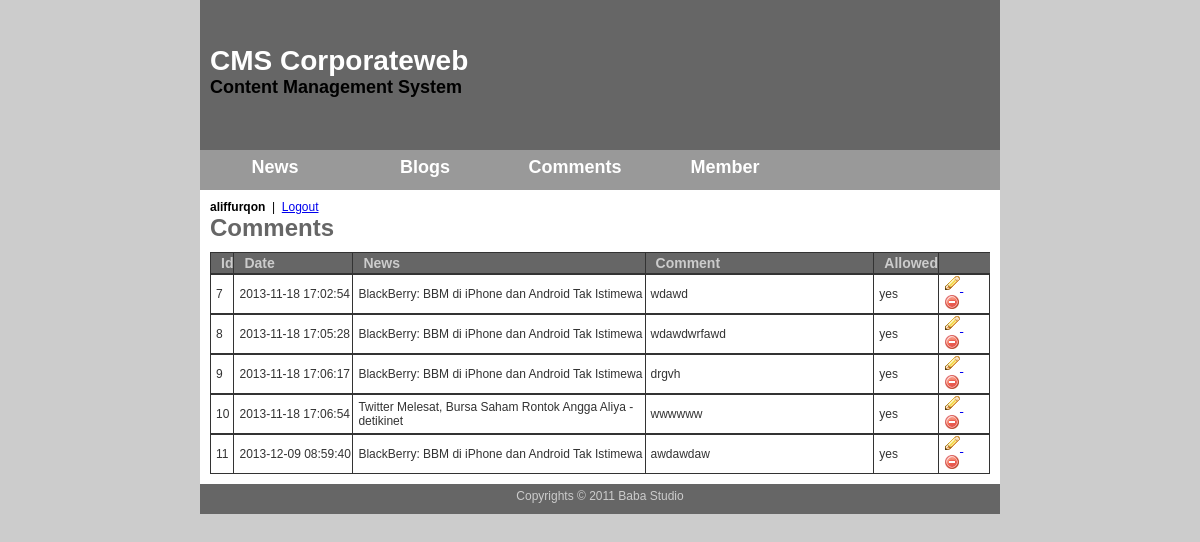
The page /admin/admin.php?comments (signed in) on the database its author committed.
### tables this page shows
CREATE TABLE IF NOT EXISTS `newscomment_tbl` (
  `id` int(11) NOT NULL AUTO_INCREMENT,
  `newsid` int(11) NOT NULL,
  `createdate` datetime NOT NULL,
  `sender` varchar(300) NOT NULL,
  `comments` text NOT NULL,
  `allowed` tinyint(4) NOT NULL,
  PRIMARY KEY (`id`)
);

CREATE TABLE IF NOT EXISTS `news_tbl` (
  `id` int(11) NOT NULL AUTO_INCREMENT,
  `title` varchar(256) NOT NULL,
  `image` varchar(256) NOT NULL,
  `synopsis` text NOT NULL,
  `detail` text NOT NULL,
  `createdate` datetime NOT NULL,
  PRIMARY KEY (`id`)
);

### function/adminfunction.php (the view, shortened to what this page needs)
<?php function head(){ ?>
<link rel="stylesheet" type="text/css" href="../style/adminstyle.css" />
<?php } ?>
<?php function get_head() { ?>
<h1>CMS Corporateweb</h1>
<h2>Content Management System</h2>
<?php } ?>
<?php function get_menu() { ?>
<ul>
          <li><a href="admin.php?news">News</a></li>
          <li><a href="admin.php?blogs">Blogs</a></li>
          <li><a href="admin.php?comments">Comments</a></li>
          <li><a href="admin.php?member">Member</a></li>
</ul>
<?php } ?>
<?php function get_footer(){ ?>
Copyrights &copy; 2011 Baba Studio
<?php } ?>
<?php function get_comment() {?>
 <h2>Comments</h2>
     <table width="100%" cellpadding="0" cellspacing="0">
          <tr>
            <td width="3%" class="tableheader">Id</td>
            <td width="16%" class="tableheader">Date</td>
            <td width="40%" class="tableheader">News</td>
            <td width="31%" class="tableheader">Comment</td>
            <td width="3%" class="tableheader">Allowed</td>
            <td width="10%" class="tableheader">&nbsp;</td>
          </tr>
          <?php
		  	$sql="SELECT newscomment_tbl.*,news_tbl.title from newscomment_tbl INNER JOIN news_tbl on newscomment_tbl.newsid=news_tbl.id";
			$qcomments=mysql_query($sql, $GLOBALS["koneksi"]);
			$rowcomments=mysql_fetch_array($qcomments);
		  ?>
          <?php if(!empty($rowcomments)) {?>
          <?php do { ?>
          <tr>
            <td class="tablevalue"><?php echo $rowcomments["id"]; ?></td>
            <td class="tablevalue"><?php echo $rowcomments["createdate"]; ?></td>
            <td class="tablevalue"><?php echo $rowcomments["title"]; ?></td>
            <td class="tablevalue"><?php echo $rowcomments["comments"]; ?></td>
            <td class="tablevalue"><?php if($rowcomments["allowed"]==1) {echo "yes"; }else{ echo"no";} ?></td>
            <td class="tablevalueright">
            <a href="admin.php?comentseditform&id=<?php echo $rowcomments["id"] ?>">
            <img src="../asset/b_edit.png" />
            </a>
            <a onclick="javascript:return confirm('Anda Yakin akan menhapusnya???');" href="admin.php?commentsdelete&id=<?php echo $rowcomments["id"] ?>">
            <img src="../asset/b_drop.png" />
            </a>
            </td>
          </tr>
          <?php }while($rowcomments=mysql_fetch_array($qcomments)); ?>
          <?php }?>
        </table>
<?php } ?>

### style/adminstyle.css (style rules this page uses)
* { font-family:Arial, Helvetica, sans-serif; font-size:12px; margin:0px; padding:0px; }
body { background-color:#CCCCCC; }
#adminwrapper #adminheader h1 { font-size:28px; font-weight:bold; color:#FFFFFF; padding-top:45px; padding-left:10px; }
#adminwrapper #adminheader h2 { font-size:18px; font-weight:bold; padding-left:10px; }
#adminwrapper #adminmenu ul { list-style-type:none; }
#adminwrapper #adminmenu ul li { float:left; width:150px; height:40px; display:block; text-align:center; font-weight:bold; font-size:18px; line-height:35px; }
#adminwrapper #adminmenu ul li a { float:left; width:150px; height:40px; display:block; text-align:center; font-weight:bold; font-size:18px; line-height:35px; text-decoration:none; color:#FFFFFF; }
.tableheader { background-color:#666666; color:#CCCCCC; height:20px; border-top-style:solid; border-top-width:1px; border-top-color:#333333; border-bottom-style:solid; border-bottom-width:1px; border-bottom-color:#333333; border-left-style:solid; border-left-width:1px; border-left-color:#333333; padding-left:10px; font-weight:bold; font-size:14px; }
.tablevalue { background-color:#FFFFFF; color:#333333; height:20px; border-top-style:solid; border-top-width:1px; border-top-color:#333333; border-bottom-style:solid; border-bottom-width:1px; border-bottom-color:#333333; border-left-style:solid; border-left-width:1px; border-left-color:#333333; padding-left:5px; }
.tablevalueright { background-color:#FFFFFF; color:#333333; height:20px; border-top-style:solid; border-top-width:1px; border-top-color:#333333; border-bottom-style:solid; border-bottom-width:1px; border-bottom-color:#333333; border-left-style:solid; border-left-width:1px; border-left-color:#333333; border-right-style:solid; border-right-width:1px; border-right-color:#333333; padding-left:5px; }
#adminwrapper #admincontent h2 { font-size:24px; font-weight:bold; color:#666666; margin-bottom:10px; }

### rows shown on the page
newscomment_tbl: id "7", createdate "2013-11-18 17:02:54", news_tbl.title "BlackBerry: BBM di iPhone dan Android Tak Istimewa", comments "wdawd", allowed "yes"
newscomment_tbl: id "8", createdate "2013-11-18 17:05:28", news_tbl.title "BlackBerry: BBM di iPhone dan Android Tak Istimewa", comments "wdawdwrfawd", allowed "yes"
newscomment_tbl: id "9", createdate "2013-11-18 17:06:17", news_tbl.title "BlackBerry: BBM di iPhone dan Android Tak Istimewa", comments "drgvh", allowed "yes"
newscomment_tbl: id "10", createdate "2013-11-18 17:06:54", news_tbl.title "Twitter Melesat, Bursa Saham Rontok Angga Aliya - detikinet", comments "wwwwww", allowed "yes"
newscomment_tbl: id "11", createdate "2013-12-09 08:59:40", news_tbl.title "BlackBerry: BBM di iPhone dan Android Tak Istimewa", comments "awdawdaw", allowed "yes"

### other values the page prints
$_SESSION["username"] "aliffurqon"
